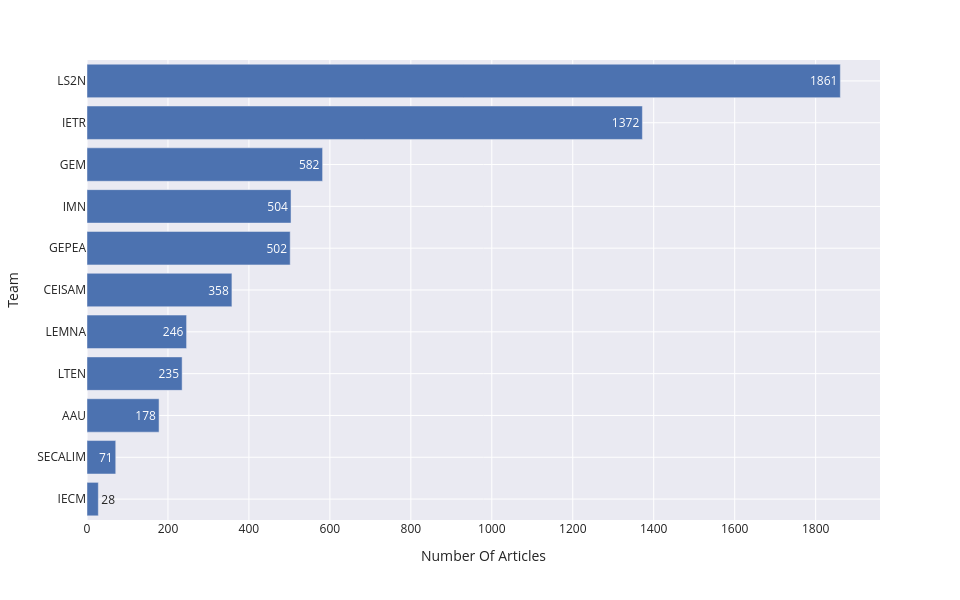

This figure's notebook cell:
### Code cell
fig = px.bar(
    data_frame = data[teams]
        .sum()
        .reset_index()
        .rename(columns = { "index" : "Team", 0 : "Number Of Articles" })
        .sort_values(by = "Number Of Articles"),
    y = "Team",
    x = "Number Of Articles",
    text = "Number Of Articles",
    width = 960,
    height = 600
)

save_fig(fig, 'teams_distribution.pdf')
fig.show()

### Figure 1 — Plotly figure (JSON) as saved in the notebook; plotly's stock layout.template omitted (floating-point values rounded to 4 significant figures)
{"data": [{"hovertemplate": "Number Of Articles=%{text}<br>Team=%{y}<extra></extra>", "legendgroup": "", "marker": {"color": "rgb(76,114,176)", "pattern": {"shape": ""}}, "name": "", "orientation": "h", "showlegend": false, "text": [28.0, 71.0, 178.0, 235.0, 246.0, 358.0, 502.0, 504.0, 582.0, 1372.0, 1861.0], "textposition": "auto", "type": "bar", "x": [28, 71, 178, 235, 246, 358, 502, 504, 582, 1372, 1861], "xaxis": "x", "y": ["IECM", "SECALIM", "AAU", "LTEN", "LEMNA", "CEISAM", "GEPEA", "IMN", "GEM", "IETR", "LS2N"], "yaxis": "y"}], "layout": {"barmode": "relative", "height": 600, "legend": {"tracegroupgap": 0}, "margin": {"t": 60}, "width": 960, "xaxis": {"anchor": "y", "domain": [0, 1], "title": {"text": "Number Of Articles"}}, "yaxis": {"anchor": "x", "domain": [0, 1], "title": {"text": "Team"}}}}
